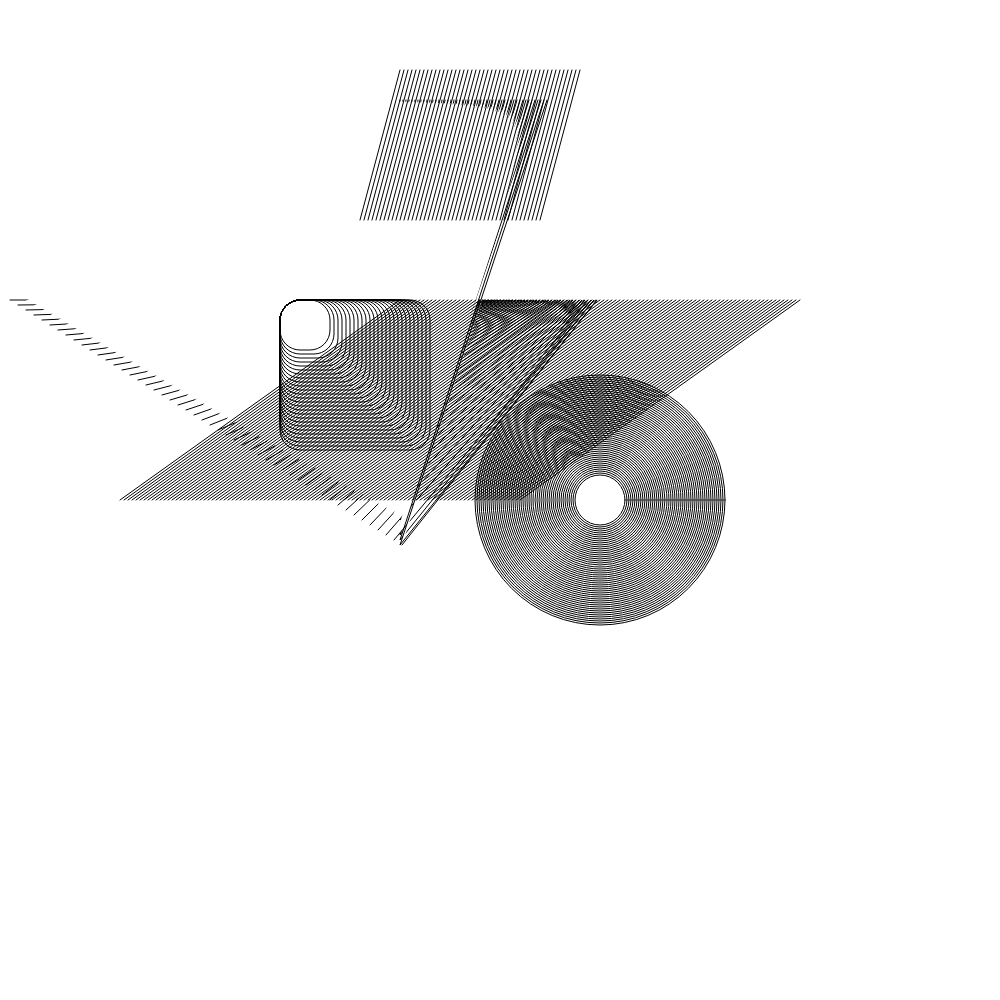
Frame 1 (no input)
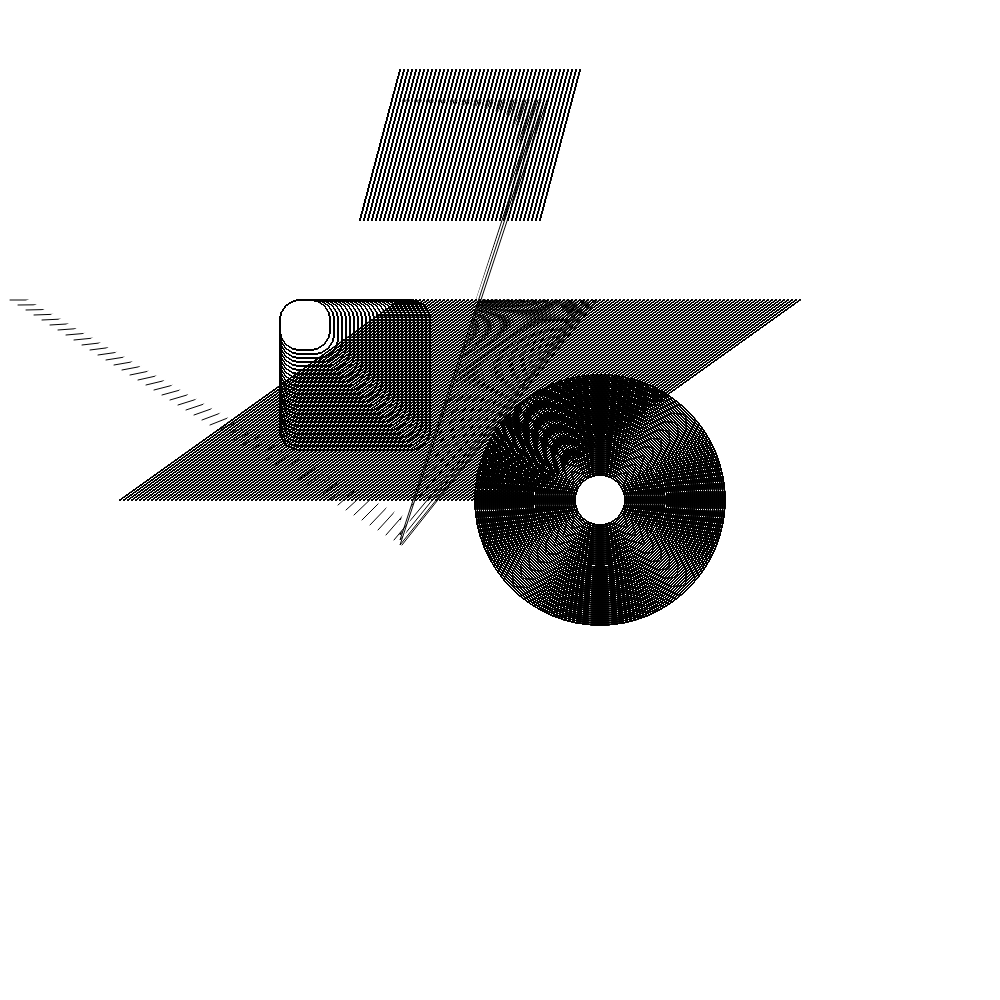
Frame 60 (no input)
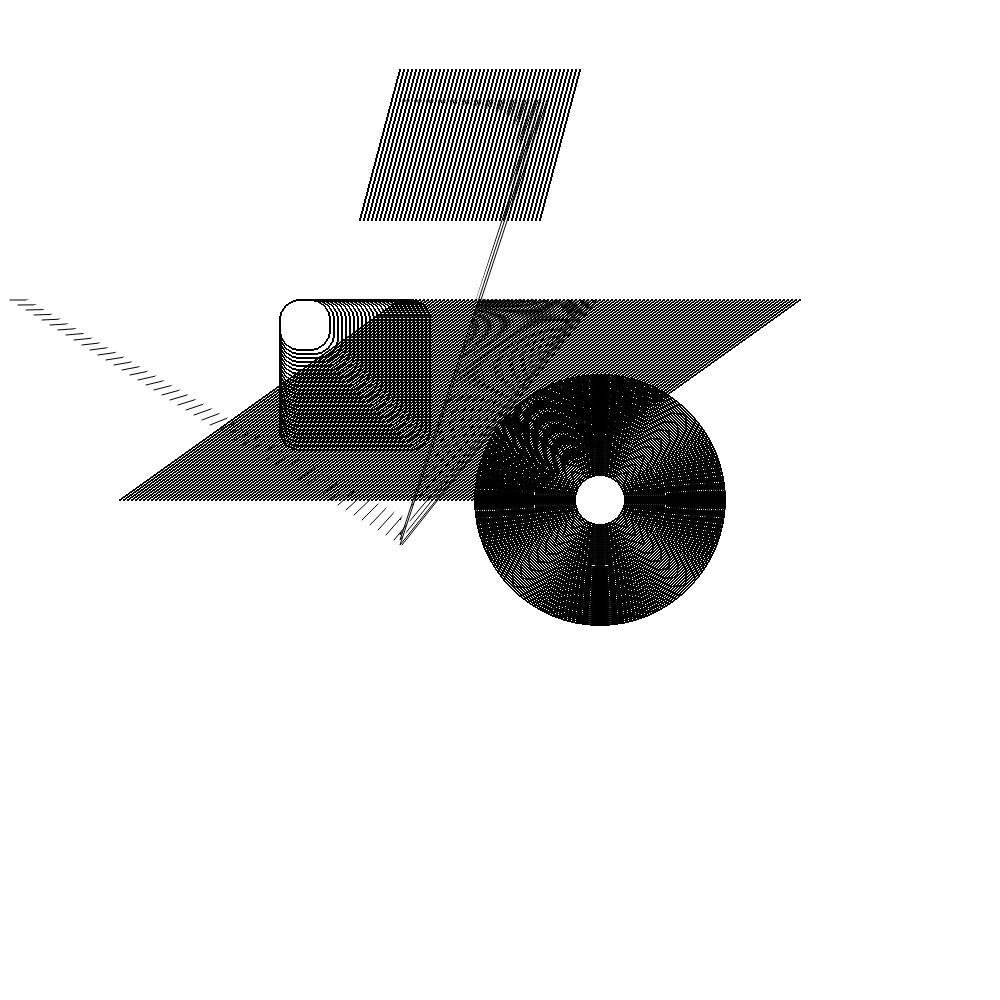
Frame 120 (the mouse pressed at the canvas centre since frame 60)

The p5.js sketch that drew these frames (run headless with seeded random() and noise() and a simulated clock; from frame 60 on, the mouse is pressed at the canvas centre):

// p5.js sketch
// ── sketch.js
var a1=400;
var a2=300;
var a3=450;
var a4=10;
var c1=20;
function setup() {
  createCanvas(1000,1000);
  for(var i=1;i<=50;i++){
  beginShape();
	vertex(a1,100);
	vertex(400,a2);
	vertex(a3,300);
	vertex(a4,a2);
endShape();
a1+=3;
a2+=5;
a3+=3;
a4+=8;
}



}

function draw() {
// for(var i1=50;i1<=200;i1=i1+10){
//   noFill()
// ellipse(250,200,i1*2,i1);
// } 

// for(var i1=50;i1<=250;i1=i1+4){
//   noFill()
// ellipse(260,160,i1*2,i1*sin(i1));
// } 

// for(var i1=280;i1<=500;i1=i1+4){
//   noFill()
// triangle(i1-30, i1+75, i1+58, i1-20, i1+86, i1+75);
// } 

for(var i1=400;i1<=800;i1=i1+4){
  line(i1,300,i1-280,500);
} 

for(var i1=50;i1<=250;i1=i1+4){
   noFill()
 ellipse(600,500,i1,i1);
} 

for(var i1=50;i1<=150;i1=i1+4){
   noFill()
 rect(280, 300, i1, i1, 20);
}

for(var i1=400;i1<=580;i1=i1+4){
  line(i1,50+c1,i1-40,200+c1);
} 

}
